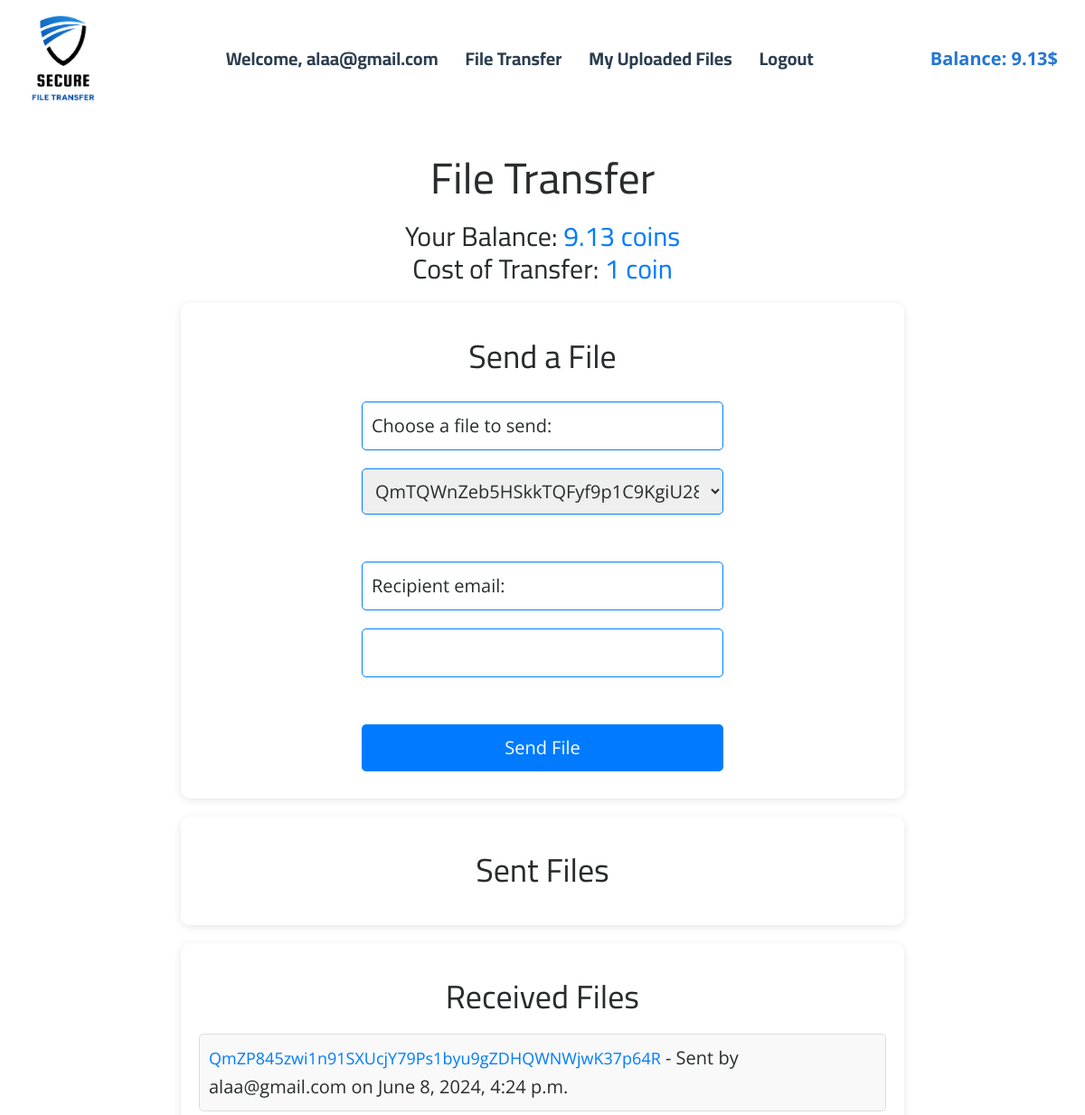
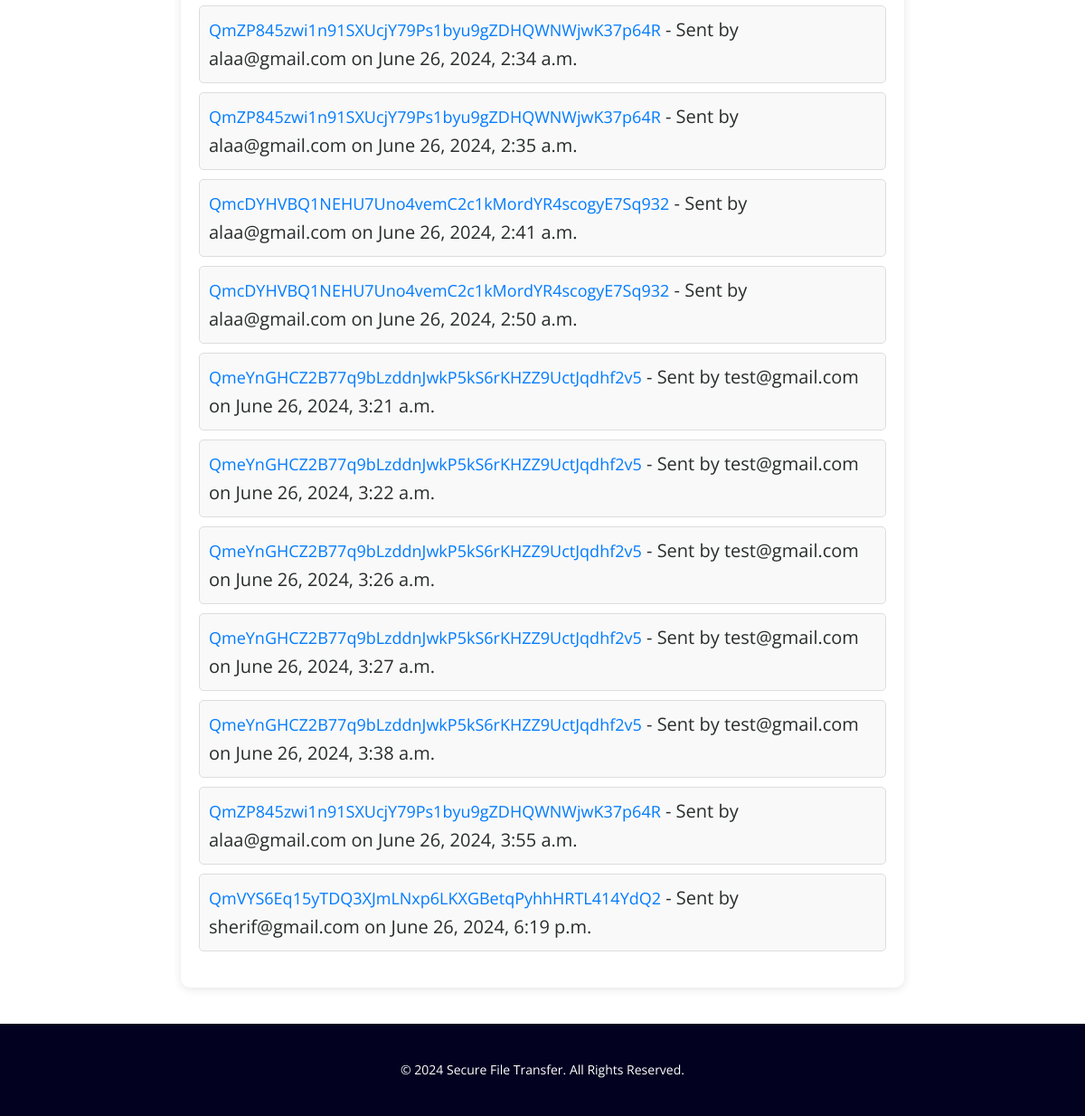
Screenshot of /file-transfer/ (signed in) with the database file from the repository (2 pictures, top to bottom).
### secure_file_transfer/models.py (models this page shows, shortened)
class User(models.Model):
    email = models.EmailField(unique=True)
    password = models.CharField(max_length=128)

class Wallet(models.Model):
    owner = models.OneToOneField(User, on_delete=models.CASCADE)
    balance = models.DecimalField(max_digits=10, decimal_places=2, default=0.00)

class FileUpload(models.Model):
    sender = models.ForeignKey(User, on_delete=models.CASCADE, related_name='sent_files')
    recipient = models.ForeignKey(User, on_delete=models.CASCADE, related_name='received_files', null=True, blank=True)
    ipfs_hash = models.CharField(max_length=255)
    original_filename = models.CharField(max_length=255)
    uploaded_at = models.DateTimeField(auto_now_add=True)
    encryption_key = models.CharField(max_length=255)

### secure_file_transfer/decorators.py (the view)
    def wrapper(request, *args, **kwargs):
        if 'user_id' not in request.session:
            return redirect('/login')
        return view_func(request, *args, **kwargs)

### secure_file_transfer/forms.py (shortened to what this page needs)
class FileTransferForm(forms.ModelForm):
    recipient_email = forms.EmailField()
    class Meta:
        model = FileUpload
        fields = ['recipient_email']
    def __init__(self, *args, **kwargs):
        self.sender = kwargs.pop('sender', None)
        super().__init__(*args, **kwargs)

### templates/filetransfer.html (shortened to what this page needs)
{% extends 'base.html' %}
{% block content %}
<section class="file-transfer-section">
    <div class="container">
        <h1>File Transfer</h1>
        <div class="wallet-info">
            <h3>Your Balance: <span class="balance">{{ wallet_balance }} coins</span></h3>
            <h3>Cost of Transfer: <span class="cost">1 coin</span></h3>
        </div>
        <div class="transfer-container">
            <h2>Send a File</h2>
            <form method="post" enctype="multipart/form-data">
                <label for="uploaded_files">Choose a file to send:</label>
                <select id="uploaded_files" name="uploaded_files">
                    {% for file in uploaded_files %}
                        <option value="{{ file.id }}">{{ file.ipfs_hash }}</option>
                    {% endfor %}
                </select>
                <br>
                {{ form.recipient_email.label_tag }} {{ form.recipient_email }}
                <br>
                <button type="submit">Send File</button>
            </form>
        </div>
        <div class="sent-files">
            <h2>Sent Files</h2>
        </div>
        <div class="received-files">
            <h2>Received Files</h2>
            <ul>
                {% for file in received_files %}
                    <li>
                        <a href="{% url 'serve_file' file.id %}">{{ file.ipfs_hash }}</a> - Sent by {{ file.sender.email }} on {{ file.uploaded_at }}
                    </li>
                {% endfor %}
            </ul>
        </div>
    </div>
</section>
{% endblock %}

### templates/base.html (shortened to what this page needs)
<!DOCTYPE html>
<html lang="en" style="font-size: 16px;">
<head>
    {% load static %}
    <link rel="stylesheet" href="{% static 'css/nicepage.css' %}" media="screen">
    <link rel="stylesheet" href="{% static 'css/Home.css' %}" media="screen">
</head>
<body class="u-body u-xl-mode" data-path-to-root="./" data-include-products="false" data-lang="en">
<header class="u-clearfix u-header u-header" id="sec-d5ff">
    <div class="u-clearfix u-sheet u-sheet-1" style="display: flex; justify-content: space-between; align-items: center;">
        <a href="/" class="u-image u-logo u-image-1">
            <img src="{% static 'images/Secure.png' %}" class="u-logo-image u-logo-image-1" style="width: 80px;height: 110px;">
        </a>
        {% if request.session.user_email %}
            <span class="u-menu-link"><b>Welcome, {{ request.session.user_email }}</b></span>
            <a href="{% url 'file_transfer' %}" class="u-menu-link"><b>File Transfer</b></a>
            <a href="{% url 'files' %}" class="u-menu-link"><b>My Uploaded Files</b></a>
            <a href="{% url 'logout' %}" class="u-menu-link"><b>Logout</b></a>
            <span class="wallet-balance">Balance: {{ wallet_balance }}$</span>
        {% else %}
            <a href="{% url 'login' %}" class="u-menu-link"><b>Login</b></a>
            <a href="{% url 'register' %}" class="u-menu-link"><b>Register</b></a>
        {% endif %}
    </div>
</header>
<div class="main-content">
    {% block content %}
    {% endblock %}
</div>
<footer class="u-footer">
    <div>
        <p>&copy; 2024 Secure File Transfer. All Rights Reserved.</p>
    </div>
</footer>
</body>
</html>

### templates/base.html (style rules this page uses)
.u-menu-link { text-decoration: none; font-weight: normal; transition: color 0.3s, border-bottom 0.3s; position: relative; color: #2c3e50; font-family: 'Cairo', sans-serif; font-size: 1em; margin: 0 15px; }
.u-menu-link::after { content: ''; display: block; width: 0; height: 2px; background: #12adef; transition: width 0.3s; position: absolute; left: 50%; bottom: -5px; transform: translateX(-50%); }
h1, h2, h3, h4, h5, h6 { font-family: 'Cairo', sans-serif; }
body { font-size: 20px !important; font-family: 'Cairo', sans-serif; display: flex; flex-direction: column; min-height: 100vh; margin: 0; }
.u-header { background-color: white; color: #2c3e50; padding: 10px 0; }
.u-logo-image { width: 100%; }
.u-logo { width: 150px; margin-top: 0; }
.main-content { flex: 1; }
.u-footer { background-color: #020120; color: white; padding: 20px 0; font-size: 0.7em; text-align: center; }
.wallet-balance { color: #2476d4; font-weight: bold; margin-left: 10%; }

### templates/filetransfer.html (style rules this page uses)
li { list-style: none; }
.file-transfer-section { padding: 20px; }
.container { max-width: 800px; margin: auto; }
.wallet-info { text-align: center; margin-bottom: 20px; }
.wallet-info h3 { margin: 0; }
.wallet-info .balance, .wallet-info .cost { color: #007bff; }
.transfer-container, .sent-files, .received-files { background-color: white; padding: 20px; margin-bottom: 20px; border-radius: 10px; box-shadow: 0 2px 10px rgba(0, 0, 0, 0.1); }
h1, h2 { text-align: center; }
form { display: flex; flex-direction: column; align-items: center; }
form label, form select, form input, form button { margin: 10px 0; padding: 10px; width: 100%; max-width: 400px; border: 1px solid #0080ff; border-radius: 5px; }
form button { background-color: #007bff; color: white; border: none; transition: background-color 0.3s, transform 0.3s; }
.sent-files ul, .received-files ul { list-style-type: none; padding: 0; }
.sent-files li, .received-files li { background-color: #f9f9f9; margin: 10px 0; padding: 10px; border: 1px solid #ddd; border-radius: 5px; }
.sent-files a, .received-files a { color: #007bff; text-decoration: none; }

### rows the page displays
User: session.user_email "alaa@gmail.com"
Wallet: balance "9.13"
FileUpload: ipfs_hash "QmZP845zwi1n91SXUcjY79Ps1byu9gZDHQWNWjwK37p64R", sender.email "alaa@gmail.com", uploaded_at "June 8, 2024, 4:24 p.m."
FileUpload: ipfs_hash "QmZP845zwi1n91SXUcjY79Ps1byu9gZDHQWNWjwK37p64R", sender.email "alaa@gmail.com", uploaded_at "June 26, 2024, 2:34 a.m."
FileUpload: ipfs_hash "QmZP845zwi1n91SXUcjY79Ps1byu9gZDHQWNWjwK37p64R", sender.email "alaa@gmail.com", uploaded_at "June 26, 2024, 2:35 a.m."
FileUpload: ipfs_hash "QmcDYHVBQ1NEHU7Uno4vemC2c1kMordYR4scogyE7Sq932", sender.email "alaa@gmail.com", uploaded_at "June 26, 2024, 2:41 a.m."
FileUpload: ipfs_hash "QmcDYHVBQ1NEHU7Uno4vemC2c1kMordYR4scogyE7Sq932", sender.email "alaa@gmail.com", uploaded_at "June 26, 2024, 2:50 a.m."
FileUpload: ipfs_hash "QmeYnGHCZ2B77q9bLzddnJwkP5kS6rKHZZ9UctJqdhf2v5", sender.email "test@gmail.com", uploaded_at "June 26, 2024, 3:21 a.m."
FileUpload: ipfs_hash "QmeYnGHCZ2B77q9bLzddnJwkP5kS6rKHZZ9UctJqdhf2v5", sender.email "test@gmail.com", uploaded_at "June 26, 2024, 3:22 a.m."
FileUpload: ipfs_hash "QmeYnGHCZ2B77q9bLzddnJwkP5kS6rKHZZ9UctJqdhf2v5", sender.email "test@gmail.com", uploaded_at "June 26, 2024, 3:26 a.m."
FileUpload: ipfs_hash "QmeYnGHCZ2B77q9bLzddnJwkP5kS6rKHZZ9UctJqdhf2v5", sender.email "test@gmail.com", uploaded_at "June 26, 2024, 3:27 a.m."
FileUpload: ipfs_hash "QmeYnGHCZ2B77q9bLzddnJwkP5kS6rKHZZ9UctJqdhf2v5", sender.email "test@gmail.com", uploaded_at "June 26, 2024, 3:38 a.m."
FileUpload: ipfs_hash "QmZP845zwi1n91SXUcjY79Ps1byu9gZDHQWNWjwK37p64R", sender.email "alaa@gmail.com", uploaded_at "June 26, 2024, 3:55 a.m."
FileUpload: ipfs_hash "QmVYS6Eq15yTDQ3XJmLNxp6LKXGBetqPyhhHRTL414YdQ2", sender.email "sherif@gmail.com", uploaded_at "June 26, 2024, 6:19 p.m."

### other values shown
form field uploaded_files "QmTQWnZeb5HSkkTQFyf9p1C9KgiU28u6CHv2X8F96T5F8C"
